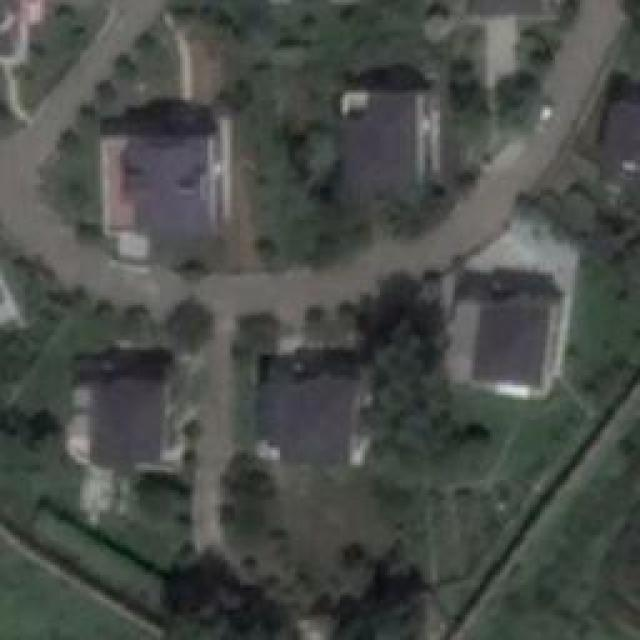
#> input picture data/images/667_jpg.rf.2fe4e59c90e742410ff1e1865377cda9.jpg, 640 x 640 px, found by its file name; its folder holds only this picture in this run
$ python cluster.py
#> lines starting #> are read from the running program, lines starting #| are printed output that depends on the picture
import numpy as np
import os
import pickle
import cv2
from sklearn.cluster import KMeans

CLUSTER_PATH = "retrieval/embeddings/kmeans_model.pkl"
N_CLUSTERS   = 10

def extract_simple_features(img_path):
    img     = cv2.imread(img_path)
#> img is the input picture: shape (640, 640, 3); mean B, G, R 72.2, 76.2, 72.3
    resized = cv2.resize(img, (64, 64))
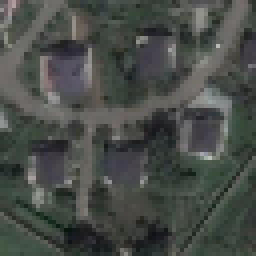
#> resized: shape (64, 64, 3) (shown 4 times larger); mean B, G, R 72.3, 76.3, 72.5
    hist    = []
    for i in range(3):
        h = cv2.calcHist([resized], [i], None, [32], [0, 256])
        hist.extend(h.flatten())
#> after the loop, hist = 96 values, max 757 at index 8, min 0 at index 0, mean 128
    return np.array(hist, dtype="float32")

def train_clusters(image_dir: str = "data/images"):
    image_paths = [
        os.path.join(image_dir, f)
        for f in os.listdir(image_dir)
        if f.endswith((".jpg", ".png"))
    ]

    if len(image_paths) == 0:
        print("❌ No images found in", image_dir)
        return None

    print(f"Extracting features from {len(image_paths)} images...")
    features = []
    for path in image_paths:
        feat = extract_simple_features(path)
#> feat has the same summary as hist in extract_simple_features
        features.append(feat)

    features = np.array(features).astype("float32")

    n = min(N_CLUSTERS, len(image_paths))
    print(f"Training KMeans with {n} clusters...")
    kmeans = KMeans(n_clusters=n, random_state=42, n_init=10)
    kmeans.fit(features)

    os.makedirs("retrieval/embeddings", exist_ok=True)
    with open(CLUSTER_PATH, "wb") as f:
        pickle.dump(kmeans, f)

    print(f"✅ Done! {n} unsupervised clusters created.")
    return kmeans

if __name__ == "__main__":
    train_clusters("data/images")
